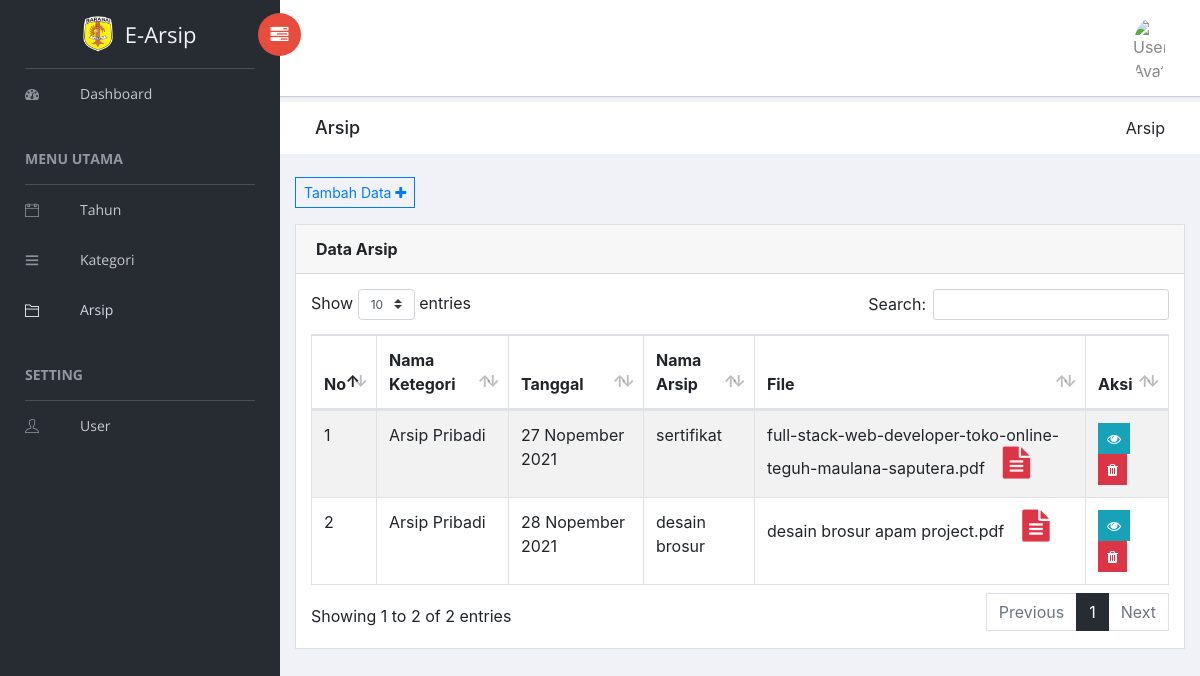
Page /admin/home.php?page=arsip (signed in) on the committed database.
### tables this page shows
CREATE TABLE `tb_arsip` (
  `id` int(20) NOT NULL,
  `kategori` varchar(255) NOT NULL,
  `tahun` varchar(20) NOT NULL,
  `bulan` varchar(255) NOT NULL,
  `tgl_arsip` date NOT NULL,
  `nama_arsip` varchar(255) NOT NULL,
  `file` varchar(255) NOT NULL
);

### admin/arsip/arsip.php (the view, shortened to what this page needs)
<?php
    function tgl_indo($tanggal){
        $bulan = array (
            1 =>   'Januari',
            'Februari',
            'Maret',
            'April',
            'Mei',
            'Juni',
            'Juli',
            'Agustus',
            'September',
            'Oktober',
            'Nopember',
            'Desember'
        );
        $pecahkan = explode('-', $tanggal);
        return $pecahkan[2] . ' ' . $bulan[ (int)$pecahkan[1] ] . ' ' . $pecahkan[0];
    }
?>
<div class="breadcrumbs">
            <div class="col-sm-4">
                <div class="page-header float-left">
                    <div class="page-title">
                        <h1>Arsip</h1>
                    </div>
                </div>
            </div>
            <div class="col-sm-8">
                <div class="page-header float-right">
                    <div class="page-title">
                        <ol class="breadcrumb text-right">
                            <li class="active">Arsip</li>
                        </ol>
                    </div>
                </div>
            </div>
        </div>
        <div class="content mt-3">
             <div class="animated fadeIn">
                <div class="row">
                <div class="col-12">
                </div>
                    <div class="col-md-12">
                        <a href="?page=arsip&aksi=tambah" class=" btn btn-outline-primary btn-sm mb-3">Tambah Data <i class="fa fa-plus"></i></a>
                        <div class="card">
                            <div class="card-header">
                                <strong class="card-title text-left">Data Arsip</strong>
                            </div>
                            <div class="card-body">
                                <div class="table-responsive">
                                    <table id="bootstrap-data-table-export" class="table table-striped table-bordered">
                                    <thead>
                                        <tr>
                                            <th>No</th>
                                            <th>Nama Ketegori</th>
                                            <th>Tanggal</th>
                                            <th>Nama Arsip</th>
                                            <th>File</th>
                                            <th>Aksi</th>
                                        </tr>
                                    </thead>
                                    <tbody>
                                        <?php
                                        $no = 1;
                                        $query = mysqli_query($koneksi, "SELECT * FROM tb_arsip");
                                        while ($item = mysqli_fetch_array($query)){
                                        ?>
                                        <tr>
                                            <td><?= $no++; ?></td>
                                            <td><?= $item['kategori'] ?></td>
                                            <td><?= tgl_indo($item['tgl_arsip'], 'Y-m-d') ?></td>
                                            <td><?= $item['nama_arsip'] ?></td>
                                            <td><?= $item['file'] ?> &nbsp; &nbsp;<i class="fa fa-file-text text-danger fa-2x"></i></td>
                                            <td><a href="?page=arsip&aksi=tampil&id=<?= $item['id'] ?>" class="btn btn-info btn-sm"><i class="fa fa-eye"></i></a>
                                                <a href="?page=arsip&aksi=hapus&id=<?= $item['id'] ?>" class="btn btn-danger btn-sm"><i class="fa fa-trash"></i></a>
                                            </td>
                                        </tr>
                                        <?php } ?>
                                    </tbody>
                                </table>
                                </div>
                            </div>
                        </div>
                    </div>
                </div>
            </div>
        </div>

### admin/home.php (shortened to what this page needs)
<?php
    include_once "../koneksi/koneksi.php";
?>
<!doctype html>
<html class="no-js" lang="en">
<head>
    <link rel="stylesheet" href="../assets/vendors/bootstrap/dist/css/bootstrap.min.css">
    <link rel="stylesheet" href="../assets/vendors/font-awesome/css/font-awesome.min.css">
    <link rel="stylesheet" href="../assets/vendors/themify-icons/css/themify-icons.css">
    <link rel="stylesheet" href="../assets/vendors/flag-icon-css/css/flag-icon.min.css">
    <link rel="stylesheet" href="../assets/vendors/selectFX/css/cs-skin-elastic.css">
    <link rel="stylesheet" href="../assets/vendors/datatables.net-bs4/css/dataTables.bootstrap4.min.css">
    <link rel="stylesheet" href="../assets/vendors/datatables.net-buttons-bs4/css/buttons.bootstrap4.min.css">
    <link rel="stylesheet" href="../assets/assets/css/style.css">
</head>
<body>
    <aside id="left-panel" class="left-panel">
        <nav class="navbar navbar-expand-sm navbar-default">
            <div class="navbar-header">
                <a class="navbar-brand" href="home.php"><img src="../image/hulu_sungai_tengah.png" alt="Logo" width="30">&nbsp; E-Arsip</a>
            </div>
            <?php
            $page = $_GET['page'];
            ?>
            <div id="main-menu" class="main-menu collapse navbar-collapse">
                <ul class="nav navbar-nav">
                    <li class="<?php if($page == "dashboard") { ?> active <?php } ?>">
                        <a href="?page=dashboard"> <i class="menu-icon fa fa-dashboard"></i>Dashboard </a>
                    </li>
                    <h3 class="menu-title">Menu Utama</h3>
                    <li class="<?php if($page == "tahun") { ?> active <?php } ?>">
                        <a href="?page=tahun"> <i class="menu-icon ti-calendar"></i>Tahun </a>
                    </li>
                    <li class="<?php if($page == "kategori") { ?> active <?php } ?>">
                        <a href="?page=kategori"> <i class="menu-icon ti-menu"></i>Kategori </a>
                    </li>
                    <li class="<?php if($page == "arsip") { ?> active <?php } ?>">
                        <a href="?page=arsip"> <i class="menu-icon ti-folder"></i>Arsip </a>
                    </li>
                    <h3 class="menu-title">Setting</h3>
                    <li class="<?php if($page == "user") { ?> active <?php } ?>">
                        <a href="?page=user"> <i class="menu-icon ti-user"></i>User </a>
                    </li>
                </ul>
            </div>
        </nav>
    </aside>
    <div id="right-panel" class="right-panel">
        <header id="header" class="header">
            <div class="header-menu">
                <div class="col-sm-7">
                    <a id="menuToggle" class="menutoggle pull-left"><i class="fa fa fa-tasks"></i></a>
                </div>
                <div class="col-sm-5">
                    <div class="user-area dropdown float-right">
                        <a href="#" class="dropdown-toggle" data-toggle="dropdown" aria-haspopup="true" aria-expanded="false">
                            <img class="user-avatar rounded-circle "  src="../image/foto_profil/<?= $_SESSION['foto']; ?>" alt="User Avatar">
                        </a>
                    </div>
                </div>
            </div>
        </header>
        <?php
        $page = $_GET['page'];
        $aksi = $_GET['aksi'];
        if ($page == "arsip"){
            if ($aksi == ""){
                include "arsip/arsip.php";
            }
        }
        ?>
    </div>
</body>
</html>

### rows in the picture
tb_arsip: kategori "Arsip Pribadi", tgl_arsip "27 Nopember 2021", nama_arsip "sertifikat", file "full-stack-web-developer-toko-online-teguh-maulana-saputera.pdf"
tb_arsip: kategori "Arsip Pribadi", tgl_arsip "28 Nopember 2021", nama_arsip "desain brosur", file "desain brosur apam project.pdf"
